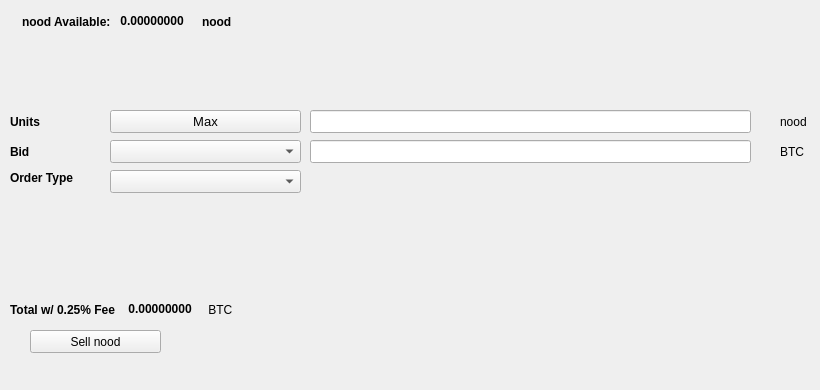
   <widget class="QWidget" name="SellTab">
    <attribute name="title">
     <string>Sell</string>
    </attribute>
    <widget class="QLabel" name="label_16">
     <property name="geometry">
      <rect>
       <x>780</x>
       <y>140</y>
       <width>31</width>
       <height>23</height>
      </rect>
     </property>
     <property name="text">
      <string>BTC</string>
     </property>
    </widget>
    <widget class="QComboBox" name="SellBidcomboBox">
     <property name="geometry">
      <rect>
       <x>110</x>
       <y>140</y>
       <width>191</width>
       <height>23</height>
      </rect>
     </property>
     <property name="font">
      <font>
       <pointsize>10</pointsize>
      </font>
     </property>
    </widget>
    <widget class="QLabel" name="label_18">
     <property name="geometry">
      <rect>
       <x>10</x>
       <y>110</y>
       <width>46</width>
       <height>23</height>
      </rect>
     </property>
     <property name="font">
      <font>
       <weight>75</weight>
       <bold>true</bold>
      </font>
     </property>
     <property name="text">
      <string>Units</string>
     </property>
    </widget>
    <widget class="QPushButton" name="Sell_Max_Amount">
     <property name="geometry">
      <rect>
       <x>110</x>
       <y>110</y>
       <width>191</width>
       <height>23</height>
      </rect>
     </property>
     <property name="font">
      <font>
       <pointsize>10</pointsize>
      </font>
     </property>
     <property name="text">
      <string>Max</string>
     </property>
    </widget>
    <widget class="QLabel" name="label_20">
     <property name="geometry">
      <rect>
       <x>10</x>
       <y>170</y>
       <width>91</width>
       <height>16</height>
      </rect>
     </property>
     <property name="font">
      <font>
       <weight>75</weight>
       <bold>true</bold>
      </font>
     </property>
     <property name="text">
      <string>Order Type</string>
     </property>
    </widget>
    <widget class="QComboBox" name="SellOrdertypeCombo">
     <property name="geometry">
      <rect>
       <x>110</x>
       <y>170</y>
       <width>191</width>
       <height>23</height>
      </rect>
     </property>
     <property name="font">
      <font>
       <pointsize>10</pointsize>
      </font>
     </property>
    </widget>
    <widget class="QLabel" name="label_21">
     <property name="geometry">
      <rect>
       <x>10</x>
       <y>140</y>
       <width>46</width>
       <height>23</height>
      </rect>
     </property>
     <property name="font">
      <font>
       <weight>75</weight>
       <bold>true</bold>
      </font>
     </property>
     <property name="text">
      <string>Bid</string>
     </property>
    </widget>
    <widget class="QLabel" name="label_22">
     <property name="geometry">
      <rect>
       <x>780</x>
       <y>110</y>
       <width>31</width>
       <height>23</height>
      </rect>
     </property>
     <property name="text">
      <string>nood</string>
     </property>
    </widget>
    <widget class="QLineEdit" name="UnitsInputnood">
     <property name="geometry">
      <rect>
       <x>310</x>
       <y>110</y>
       <width>441</width>
       <height>23</height>
      </rect>
     </property>
     <property name="font">
      <font>
       <pointsize>9</pointsize>
       <weight>75</weight>
       <bold>true</bold>
      </font>
     </property>
    </widget>
    <widget class="QLineEdit" name="SellBidPriceEdit">
     <property name="geometry">
      <rect>
       <x>310</x>
       <y>140</y>
       <width>441</width>
       <height>23</height>
      </rect>
     </property>
     <property name="font">
      <font>
       <pointsize>9</pointsize>
       <weight>75</weight>
       <bold>true</bold>
      </font>
     </property>
    </widget>
    <widget class="QPushButton" name="SellnoodBTN">
     <property name="geometry">
      <rect>
       <x>30</x>
       <y>330</y>
       <width>131</width>
       <height>23</height>
      </rect>
     </property>
     <property name="text">
      <string>Sell nood</string>
     </property>
     <property name="icon">
      <iconset resource="../nood">
       <normaloff>:/icons/bitcoin</normaloff>:/icons/bitcoin</iconset>
     </property>
    </widget>
    <widget class="QWidget" name="layoutWidget3">
     <property name="geometry">
      <rect>
       <x>22</x>
       <y>12</y>
       <width>258</width>
       <height>19</height>
      </rect>
     </property>
     <layout class="QHBoxLayout" name="horizontalLayout">
      <item>
       <widget class="QLabel" name="label232_2">
        <property name="font">
         <font>
          <weight>75</weight>
          <bold>true</bold>
         </font>
        </property>
        <property name="text">
         <string>nood Available:</string>
        </property>
       </widget>
      </item>
      <item>
       <widget class="QLabel" name="noodAvailableLabel">
        <property name="palette">
         <palette>
          <active>
           <colorrole role="WindowText">
            <brush brushstyle="SolidPattern">
             <color alpha="255">
              <red>0</red>
              <green>0</green>
              <blue>0</blue>
             </color>
            </brush>
           </colorrole>
           <colorrole role="Button">
            <brush brushstyle="SolidPattern">
             <color alpha="255">
              <red>0</red>
              <green>170</green>
              <blue>0</blue>
             </color>
            </brush>
           </colorrole>
           <colorrole role="Light">
            <brush brushstyle="SolidPattern">
             <color alpha="255">
              <red>0</red>
              <green>255</green>
              <blue>0</blue>
             </color>
            </brush>
           </colorrole>
           <colorrole role="Midlight">
            <brush brushstyle="SolidPattern">
             <color alpha="255">
              <red>0</red>
              <green>212</green>
              <blue>0</blue>
             </color>
            </brush>
           </colorrole>
           <colorrole role="Dark">
            <brush brushstyle="SolidPattern">
             <color alpha="255">
              <red>0</red>
              <green>85</green>
              <blue>0</blue>
             </color>
            </brush>
           </colorrole>
           <colorrole role="Mid">
            <brush brushstyle="SolidPattern">
             <color alpha="255">
              <red>0</red>
              <green>113</green>
              <blue>0</blue>
             </color>
            </brush>
           </colorrole>
           <colorrole role="Text">
            <brush brushstyle="SolidPattern">
             <color alpha="255">
              <red>0</red>
              <green>170</green>
              <blue>0</blue>
             </color>
            </brush>
           </colorrole>
           <colorrole role="BrightText">
            <brush brushstyle="SolidPattern">
             <color alpha="255">
              <red>255</red>
              <green>255</green>
              <blue>255</blue>
             </color>
            </brush>
           </colorrole>
           <colorrole role="ButtonText">
            <brush brushstyle="SolidPattern">
             <color alpha="255">
              <red>0</red>
              <green>0</green>
              <blue>0</blue>
             </color>
            </brush>
           </colorrole>
           <colorrole role="Base">
            <brush brushstyle="SolidPattern">
             <color alpha="255">
              <red>255</red>
              <green>255</green>
              <blue>255</blue>
             </color>
            </brush>
           </colorrole>
           <colorrole role="Window">
            <brush brushstyle="SolidPattern">
             <color alpha="255">
              <red>0</red>
              <green>170</green>
              <blue>0</blue>
             </color>
            </brush>
           </colorrole>
           <colorrole role="Shadow">
            <brush brushstyle="SolidPattern">
             <color alpha="255">
              <red>0</red>
              <green>0</green>
              <blue>0</blue>
             </color>
            </brush>
           </colorrole>
           <colorrole role="AlternateBase">
            <brush brushstyle="SolidPattern">
             <color alpha="255">
              <red>127</red>
              <green>212</green>
              <blue>127</blue>
             </color>
            </brush>
           </colorrole>
           <colorrole role="ToolTipBase">
            <brush brushstyle="SolidPattern">
             <color alpha="255">
              <red>255</red>
              <green>255</green>
              <blue>220</blue>
             </color>
            </brush>
           </colorrole>
           <colorrole role="ToolTipText">
            <brush brushstyle="SolidPattern">
             <color alpha="255">
              <red>0</red>
              <green>0</green>
              <blue>0</blue>
             </color>
            </brush>
           </colorrole>
          </active>
          <inactive>
           <colorrole role="WindowText">
            <brush brushstyle="SolidPattern">
             <color alpha="255">
              <red>0</red>
              <green>0</green>
              <blue>0</blue>
             </color>
            </brush>
           </colorrole>
           <colorrole role="Button">
            <brush brushstyle="SolidPattern">
             <color alpha="255">
              <red>0</red>
              <green>170</green>
              <blue>0</blue>
             </color>
            </brush>
           </colorrole>
           <colorrole role="Light">
            <brush brushstyle="SolidPattern">
             <color alpha="255">
              <red>0</red>
              <green>255</green>
              <blue>0</blue>
             </color>
            </brush>
           </colorrole>
           <colorrole role="Midlight">
            <brush brushstyle="SolidPattern">
             <color alpha="255">
              <red>0</red>
              <green>212</green>
              <blue>0</blue>
             </color>
            </brush>
           </colorrole>
           <colorrole role="Dark">
            <brush brushstyle="SolidPattern">
             <color alpha="255">
              <red>0</red>
              <green>85</green>
              <blue>0</blue>
             </color>
            </brush>
           </colorrole>
           <colorrole role="Mid">
            <brush brushstyle="SolidPattern">
             <color alpha="255">
              <red>0</red>
              <green>113</green>
              <blue>0</blue>
             </color>
            </brush>
           </colorrole>
           <colorrole role="Text">
            <brush brushstyle="SolidPattern">
             <color alpha="255">
              <red>0</red>
              <green>170</green>
              <blue>0</blue>
             </color>
            </brush>
           </colorrole>
           <colorrole role="BrightText">
            <brush brushstyle="SolidPattern">
             <color alpha="255">
              <red>255</red>
              <green>255</green>
              <blue>255</blue>
             </color>
            </brush>
           </colorrole>
           <colorrole role="ButtonText">
            <brush brushstyle="SolidPattern">
             <color alpha="255">
              <red>0</red>
              <green>0</green>
              <blue>0</blue>
             </color>
            </brush>
           </colorrole>
           <colorrole role="Base">
            <brush brushstyle="SolidPattern">
             <color alpha="255">
              <red>255</red>
              <green>255</green>
              <blue>255</blue>
             </color>
            </brush>
           </colorrole>
           <colorrole role="Window">
            <brush brushstyle="SolidPattern">
             <color alpha="255">
              <red>0</red>
              <green>170</green>
              <blue>0</blue>
             </color>
            </brush>
           </colorrole>
           <colorrole role="Shadow">
            <brush brushstyle="SolidPattern">
             <color alpha="255">
              <red>0</red>
              <green>0</green>
              <blue>0</blue>
             </color>
            </brush>
           </colorrole>
           <colorrole role="AlternateBase">
            <brush brushstyle="SolidPattern">
             <color alpha="255">
              <red>127</red>
              <green>212</green>
              <blue>127</blue>
             </color>
            </brush>
           </colorrole>
           <colorrole role="ToolTipBase">
            <brush brushstyle="SolidPattern">
             <color alpha="255">
              <red>255</red>
              <green>255</green>
              <blue>220</blue>
             </color>
            </brush>
           </colorrole>
           <colorrole role="ToolTipText">
            <brush brushstyle="SolidPattern">
             <color alpha="255">
              <red>0</red>
              <green>0</green>
              <blue>0</blue>
             </color>
            </brush>
           </colorrole>
          </inactive>
          <disabled>
           <colorrole role="WindowText">
            <brush brushstyle="SolidPattern">
             <color alpha="255">
              <red>0</red>
              <green>85</green>
              <blue>0</blue>
             </color>
            </brush>
           </colorrole>
           <colorrole role="Button">
            <brush brushstyle="SolidPattern">
             <color alpha="255">
              <red>0</red>
              <green>170</green>
              <blue>0</blue>
             </color>
            </brush>
           </colorrole>
           <colorrole role="Light">
            <brush brushstyle="SolidPattern">
             <color alpha="255">
              <red>0</red>
              <green>255</green>
              <blue>0</blue>
             </color>
            </brush>
           </colorrole>
           <colorrole role="Midlight">
            <brush brushstyle="SolidPattern">
             <color alpha="255">
              <red>0</red>
              <green>212</green>
              <blue>0</blue>
             </color>
            </brush>
           </colorrole>
           <colorrole role="Dark">
            <brush brushstyle="SolidPattern">
             <color alpha="255">
              <red>0</red>
              <green>85</green>
              <blue>0</blue>
             </color>
            </brush>
           </colorrole>
           <colorrole role="Mid">
            <brush brushstyle="SolidPattern">
             <color alpha="255">
              <red>0</red>
              <green>113</green>
              <blue>0</blue>
             </color>
            </brush>
           </colorrole>
           <colorrole role="Text">
            <brush brushstyle="SolidPattern">
             <color alpha="255">
              <red>0</red>
              <green>85</green>
              <blue>0</blue>
             </color>
            </brush>
           </colorrole>
           <colorrole role="BrightText">
            <brush brushstyle="SolidPattern">
             <color alpha="255">
              <red>255</red>
              <green>255</green>
              <blue>255</blue>
             </color>
            </brush>
           </colorrole>
           <colorrole role="ButtonText">
            <brush brushstyle="SolidPattern">
             <color alpha="255">
              <red>0</red>
              <green>85</green>
              <blue>0</blue>
             </color>
            </brush>
           </colorrole>
           <colorrole role="Base">
            <brush brushstyle="SolidPattern">
             <color alpha="255">
              <red>0</red>
              <green>170</green>
              <blue>0</blue>
             </color>
            </brush>
           </colorrole>
           <colorrole role="Window">
            <brush brushstyle="SolidPattern">
             <color alpha="255">
              <red>0</red>
              <green>170</green>
              <blue>0</blue>
             </color>
            </brush>
           </colorrole>
           <colorrole role="Shadow">
            <brush brushstyle="SolidPattern">
             <color alpha="255">
              <red>0</red>
              <green>0</green>
              <blue>0</blue>
             </color>
            </brush>
           </colorrole>
           <colorrole role="AlternateBase">
            <brush brushstyle="SolidPattern">
             <color alpha="255">
              <red>0</red>
              <green>170</green>
              <blue>0</blue>
             </color>
            </brush>
           </colorrole>
           <colorrole role="ToolTipBase">
            <brush brushstyle="SolidPattern">
             <color alpha="255">
              <red>255</red>
              <green>255</green>
              <blue>220</blue>
             </color>
            </brush>
           </colorrole>
           <colorrole role="ToolTipText">
            <brush brushstyle="SolidPattern">
             <color alpha="255">
              <red>0</red>
              <green>0</green>
              <blue>0</blue>
             </color>
            </brush>
           </colorrole>
          </disabled>
         </palette>
        </property>
        <property name="font">
         <font>
          <weight>75</weight>
          <bold>true</bold>
         </font>
        </property>
        <property name="text">
         <string> 0.00000000 </string>
        </property>
        <property name="textInteractionFlags">
         <set>Qt::LinksAccessibleByMouse|Qt::TextSelectableByKeyboard|Qt::TextSelectableByMouse</set>
        </property>
       </widget>
      </item>
      <item>
       <widget class="QLabel" name="labelnood">
        <property name="font">
         <font>
          <weight>75</weight>
          <bold>true</bold>
         </font>
        </property>
        <property name="text">
         <string>nood</string>
        </property>
       </widget>
      </item>
     </layout>
    </widget>
    <widget class="QWidget" name="layoutWidget">
     <property name="geometry">
      <rect>
       <x>10</x>
       <y>300</y>
       <width>268</width>
       <height>19</height>
      </rect>
     </property>
     <layout class="QHBoxLayout" name="horizontalLayout_2">
      <item>
       <widget class="QLabel" name="label_19">
        <property name="font">
         <font>
          <weight>75</weight>
          <bold>true</bold>
         </font>
        </property>
        <property name="text">
         <string>Total w/ 0.25% Fee </string>
        </property>
       </widget>
      </item>
      <item>
       <widget class="QLabel" name="SellCostLabel">
        <property name="palette">
         <palette>
          <active>
           <colorrole role="WindowText">
            <brush brushstyle="SolidPattern">
             <color alpha="255">
              <red>0</red>
              <green>0</green>
              <blue>0</blue>
             </color>
            </brush>
           </colorrole>
           <colorrole role="Button">
            <brush brushstyle="SolidPattern">
             <color alpha="255">
              <red>0</red>
              <green>170</green>
              <blue>0</blue>
             </color>
            </brush>
           </colorrole>
           <colorrole role="Light">
            <brush brushstyle="SolidPattern">
             <color alpha="255">
              <red>0</red>
              <green>255</green>
              <blue>0</blue>
             </color>
            </brush>
           </colorrole>
           <colorrole role="Midlight">
            <brush brushstyle="SolidPattern">
             <color alpha="255">
              <red>0</red>
              <green>212</green>
              <blue>0</blue>
             </color>
            </brush>
           </colorrole>
           <colorrole role="Dark">
            <brush brushstyle="SolidPattern">
             <color alpha="255">
              <red>0</red>
              <green>85</green>
              <blue>0</blue>
             </color>
            </brush>
           </colorrole>
           <colorrole role="Mid">
            <brush brushstyle="SolidPattern">
             <color alpha="255">
              <red>0</red>
              <green>113</green>
              <blue>0</blue>
             </color>
            </brush>
           </colorrole>
           <colorrole role="Text">
            <brush brushstyle="SolidPattern">
             <color alpha="255">
              <red>0</red>
              <green>170</green>
              <blue>0</blue>
             </color>
            </brush>
           </colorrole>
           <colorrole role="BrightText">
            <brush brushstyle="SolidPattern">
             <color alpha="255">
              <red>255</red>
              <green>255</green>
              <blue>255</blue>
             </color>
            </brush>
           </colorrole>
           <colorrole role="ButtonText">
            <brush brushstyle="SolidPattern">
             <color alpha="255">
              <red>0</red>
              <green>0</green>
              <blue>0</blue>
             </color>
            </brush>
           </colorrole>
           <colorrole role="Base">
            <brush brushstyle="SolidPattern">
             <color alpha="255">
              <red>255</red>
              <green>255</green>
              <blue>255</blue>
             </color>
            </brush>
           </colorrole>
           <colorrole role="Window">
            <brush brushstyle="SolidPattern">
             <color alpha="255">
              <red>0</red>
              <green>170</green>
              <blue>0</blue>
             </color>
            </brush>
           </colorrole>
           <colorrole role="Shadow">
            <brush brushstyle="SolidPattern">
             <color alpha="255">
              <red>0</red>
              <green>0</green>
              <blue>0</blue>
             </color>
            </brush>
           </colorrole>
           <colorrole role="AlternateBase">
            <brush brushstyle="SolidPattern">
             <color alpha="255">
              <red>127</red>
              <green>212</green>
              <blue>127</blue>
             </color>
            </brush>
           </colorrole>
           <colorrole role="ToolTipBase">
            <brush brushstyle="SolidPattern">
             <color alpha="255">
              <red>255</red>
              <green>255</green>
              <blue>220</blue>
             </color>
            </brush>
           </colorrole>
           <colorrole role="ToolTipText">
            <brush brushstyle="SolidPattern">
             <color alpha="255">
              <red>0</red>
              <green>0</green>
              <blue>0</blue>
             </color>
            </brush>
           </colorrole>
          </active>
          <inactive>
           <colorrole role="WindowText">
            <brush brushstyle="SolidPattern">
             <color alpha="255">
              <red>0</red>
              <green>0</green>
              <blue>0</blue>
             </color>
            </brush>
           </colorrole>
           <colorrole role="Button">
            <brush brushstyle="SolidPattern">
             <color alpha="255">
              <red>0</red>
              <green>170</green>
              <blue>0</blue>
             </color>
            </brush>
           </colorrole>
           <colorrole role="Light">
            <brush brushstyle="SolidPattern">
             <color alpha="255">
              <red>0</red>
              <green>255</green>
              <blue>0</blue>
             </color>
            </brush>
           </colorrole>
           <colorrole role="Midlight">
            <brush brushstyle="SolidPattern">
             <color alpha="255">
              <red>0</red>
              <green>212</green>
              <blue>0</blue>
             </color>
            </brush>
           </colorrole>
           <colorrole role="Dark">
            <brush brushstyle="SolidPattern">
             <color alpha="255">
              <red>0</red>
              <green>85</green>
              <blue>0</blue>
             </color>
            </brush>
           </colorrole>
           <colorrole role="Mid">
            <brush brushstyle="SolidPattern">
             <color alpha="255">
              <red>0</red>
              <green>113</green>
              <blue>0</blue>
             </color>
            </brush>
           </colorrole>
           <colorrole role="Text">
            <brush brushstyle="SolidPattern">
             <color alpha="255">
              <red>0</red>
              <green>170</green>
              <blue>0</blue>
             </color>
            </brush>
           </colorrole>
           <colorrole role="BrightText">
            <brush brushstyle="SolidPattern">
             <color alpha="255">
              <red>255</red>
              <green>255</green>
              <blue>255</blue>
             </color>
            </brush>
           </colorrole>
           <colorrole role="ButtonText">
            <brush brushstyle="SolidPattern">
             <color alpha="255">
              <red>0</red>
              <green>0</green>
              <blue>0</blue>
             </color>
            </brush>
           </colorrole>
           <colorrole role="Base">
            <brush brushstyle="SolidPattern">
             <color alpha="255">
              <red>255</red>
              <green>255</green>
              <blue>255</blue>
             </color>
            </brush>
           </colorrole>
           <colorrole role="Window">
            <brush brushstyle="SolidPattern">
             <color alpha="255">
              <red>0</red>
              <green>170</green>
              <blue>0</blue>
             </color>
            </brush>
           </colorrole>
           <colorrole role="Shadow">
            <brush brushstyle="SolidPattern">
             <color alpha="255">
              <red>0</red>
              <green>0</green>
              <blue>0</blue>
             </color>
            </brush>
           </colorrole>
           <colorrole role="AlternateBase">
            <brush brushstyle="SolidPattern">
             <color alpha="255">
              <red>127</red>
              <green>212</green>
              <blue>127</blue>
             </color>
            </brush>
           </colorrole>
           <colorrole role="ToolTipBase">
            <brush brushstyle="SolidPattern">
             <color alpha="255">
              <red>255</red>
              <green>255</green>
              <blue>220</blue>
             </color>
            </brush>
           </colorrole>
           <colorrole role="ToolTipText">
            <brush brushstyle="SolidPattern">
             <color alpha="255">
              <red>0</red>
              <green>0</green>
              <blue>0</blue>
             </color>
            </brush>
           </colorrole>
          </inactive>
          <disabled>
           <colorrole role="WindowText">
            <brush brushstyle="SolidPattern">
             <color alpha="255">
              <red>0</red>
              <green>85</green>
              <blue>0</blue>
             </color>
            </brush>
           </colorrole>
           <colorrole role="Button">
            <brush brushstyle="SolidPattern">
             <color alpha="255">
              <red>0</red>
              <green>170</green>
              <blue>0</blue>
             </color>
            </brush>
           </colorrole>
           <colorrole role="Light">
            <brush brushstyle="SolidPattern">
             <color alpha="255">
              <red>0</red>
              <green>255</green>
              <blue>0</blue>
             </color>
            </brush>
           </colorrole>
           <colorrole role="Midlight">
            <brush brushstyle="SolidPattern">
             <color alpha="255">
              <red>0</red>
              <green>212</green>
              <blue>0</blue>
             </color>
            </brush>
           </colorrole>
           <colorrole role="Dark">
            <brush brushstyle="SolidPattern">
             <color alpha="255">
              <red>0</red>
              <green>85</green>
              <blue>0</blue>
             </color>
            </brush>
           </colorrole>
           <colorrole role="Mid">
            <brush brushstyle="SolidPattern">
             <color alpha="255">
              <red>0</red>
              <green>113</green>
              <blue>0</blue>
             </color>
            </brush>
           </colorrole>
           <colorrole role="Text">
            <brush brushstyle="SolidPattern">
             <color alpha="255">
              <red>0</red>
              <green>85</green>
              <blue>0</blue>
             </color>
            </brush>
           </colorrole>
           <colorrole role="BrightText">
            <brush brushstyle="SolidPattern">
             <color alpha="255">
              <red>255</red>
              <green>255</green>
              <blue>255</blue>
             </color>
            </brush>
           </colorrole>
           <colorrole role="ButtonText">
            <brush brushstyle="SolidPattern">
             <color alpha="255">
              <red>0</red>
              <green>85</green>
              <blue>0</blue>
             </color>
            </brush>
           </colorrole>
           <colorrole role="Base">
            <brush brushstyle="SolidPattern">
             <color alpha="255">
              <red>0</red>
              <green>170</green>
              <blue>0</blue>
             </color>
            </brush>
           </colorrole>
           <colorrole role="Window">
            <brush brushstyle="SolidPattern">
             <color alpha="255">
              <red>0</red>
              <green>170</green>
              <blue>0</blue>
             </color>
            </brush>
           </colorrole>
           <colorrole role="Shadow">
            <brush brushstyle="SolidPattern">
             <color alpha="255">
              <red>0</red>
              <green>0</green>
              <blue>0</blue>
             </color>
            </brush>
           </colorrole>
           <colorrole role="AlternateBase">
            <brush brushstyle="SolidPattern">
             <color alpha="255">
              <red>0</red>
              <green>170</green>
              <blue>0</blue>
             </color>
            </brush>
           </colorrole>
           <colorrole role="ToolTipBase">
            <brush brushstyle="SolidPattern">
             <color alpha="255">
              <red>255</red>
              <green>255</green>
              <blue>220</blue>
             </color>
            </brush>
           </colorrole>
           <colorrole role="ToolTipText">
            <brush brushstyle="SolidPattern">
             <color alpha="255">
              <red>0</red>
              <green>0</green>
              <blue>0</blue>
             </color>
            </brush>
           </colorrole>
          </disabled>
         </palette>
        </property>
        <property name="font">
         <font>
          <weight>75</weight>
          <bold>true</bold>
         </font>
        </property>
        <property name="autoFillBackground">
         <bool>false</bool>
        </property>
        <property name="text">
         <string> 0.00000000</string>
        </property>
        <property name="textInteractionFlags">
         <set>Qt::LinksAccessibleByMouse|Qt::TextSelectableByMouse</set>
        </property>
       </widget>
      </item>
      <item>
       <widget class="QLabel" name="label_17">
        <property name="font">
         <font>
          <weight>50</weight>
          <bold>false</bold>
         </font>
        </property>
        <property name="text">
         <string> BTC</string>
        </property>
       </widget>
      </item>
     </layout>
    </widget>
    <widget class="QLabel" name="label_23">
     <property name="geometry">
      <rect>
       <x>460</x>
       <y>300</y>
       <width>281</width>
       <height>81</height>
      </rect>
     </property>
     <property name="text">
      <string/>
     </property>
     <property name="pixmap">
      <pixmap>:/images/bittrex</pixmap>
     </property>
    </widget>
   </widget>
